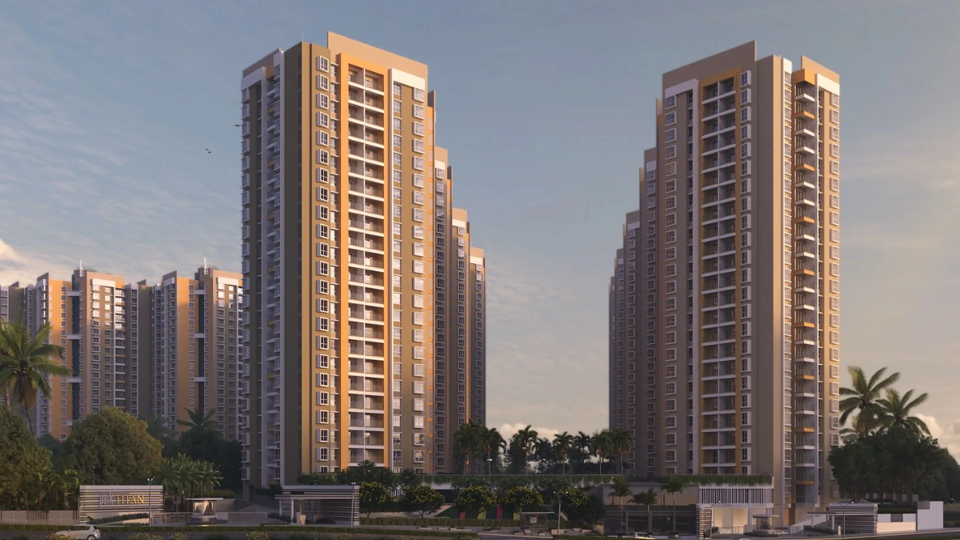
#> input picture images/hero-1.webp, 1920 x 1080 px, found by its file name (shown at 1/2 size)
$ python eliminate_forced_reflow_and_image_delivery.py
#> lines starting #> are read from the running program, lines starting #| are printed output that depends on the picture
#!/usr/bin/env python3
"""
scripts/eliminate_forced_reflow_and_image_delivery.py
Targeted elimination of remaining Lighthouse diagnostics:
1. Mobile hero image: generate hero-1-mobile.webp and use <picture> + responsive preload (eliminates 40 KiB oversized image)
2. Eliminate Forced Reflow: remove synchronous getBoundingClientRect() on load in compare slider
3. RAF-throttle scroll listeners
4. Defer Cloudflare beacon.min.js inside activateAnalytics
5. Guard hero panel slider on mobile
"""

from PIL import Image
import os
import re

def process():
    # 1. Generate mobile webp if not exists
    if not os.path.exists('images/hero-1-mobile.webp'):
        with Image.open('images/hero-1.webp') as im:
#> im is the input picture: PIL image 1920x1080 RGB; mean R, G, B 124.2, 116.6, 115.7
            mobile_im = im.resize((800, 450), Image.Resampling.LANCZOS)
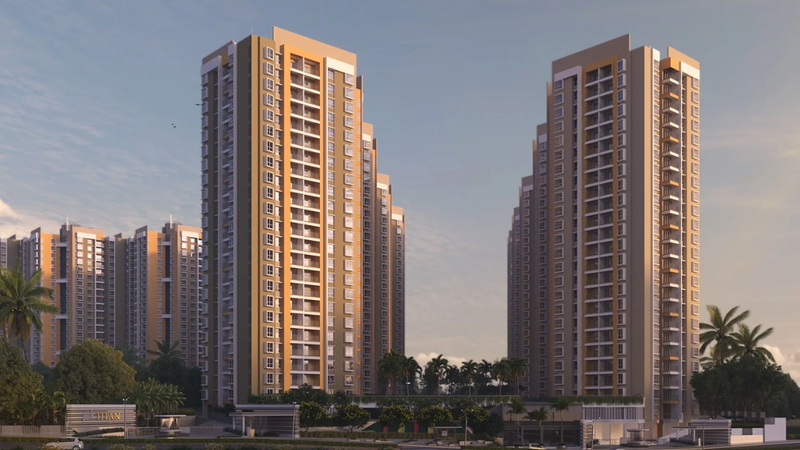
#> mobile_im: PIL image 800x450 RGB; mean R, G, B 124.2, 116.6, 115.7
            mobile_im.save('images/hero-1-mobile.webp', 'WEBP', quality=80)
        print("Generated images/hero-1-mobile.webp")

#> (the run stopped early here; a loop or call above may not have finished)

$ run again, with images/academy-badminton.webp copied over images/hero-1.webp
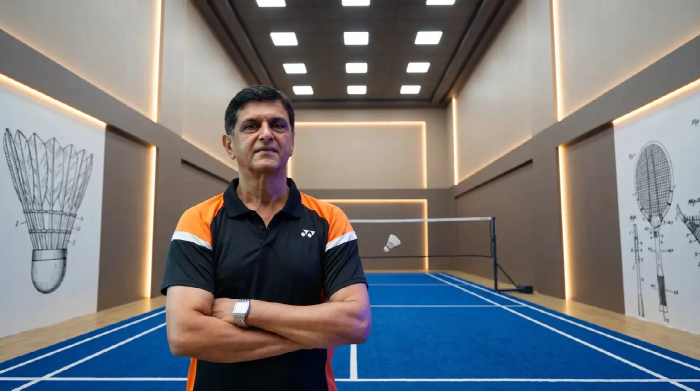
#> input picture images/academy-badminton.webp, 1400 x 781 px, found by its file name (shown at 1/2 size)
#> in process, im is the input picture: PIL image 1400x781 RGB; mean R, G, B 119.2, 120, 122.8
#> in process, `mobile_im = im.resize((800, 450), Image.Resampling.LANCZOS)`:
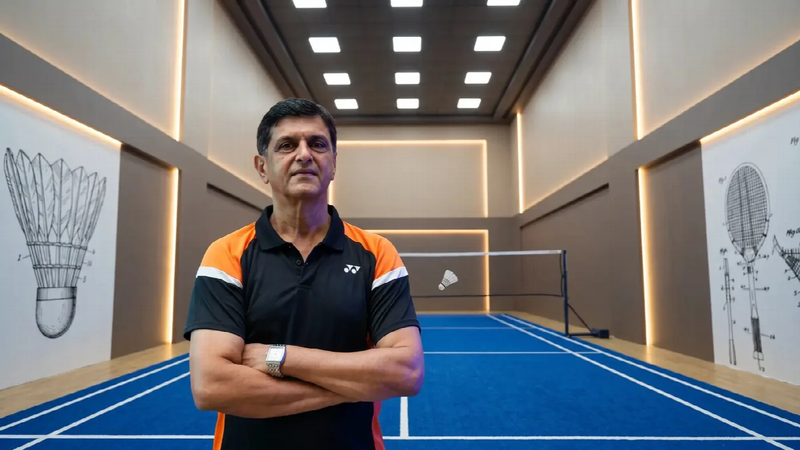
#> mobile_im: PIL image 800x450 RGB; mean R, G, B 119.1, 120, 122.8

$ run again, with images/academy-music.webp copied over images/hero-1.webp
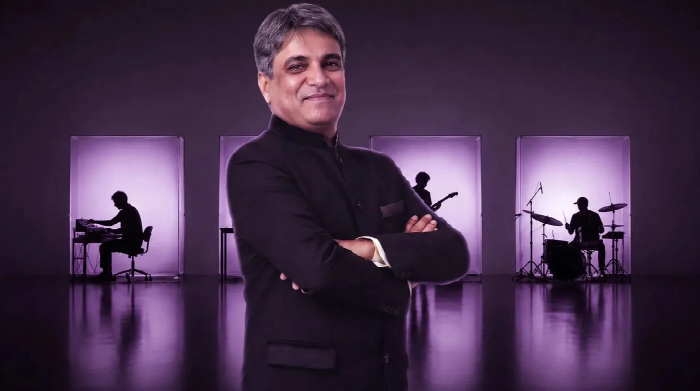
#> input picture images/academy-music.webp, 1400 x 781 px, found by its file name (shown at 1/2 size)
#> in process, im is the input picture: PIL image 1400x781 RGB; mean R, G, B 68.1, 47.4, 74
#> in process, `mobile_im = im.resize((800, 450), Image.Resampling.LANCZOS)`:
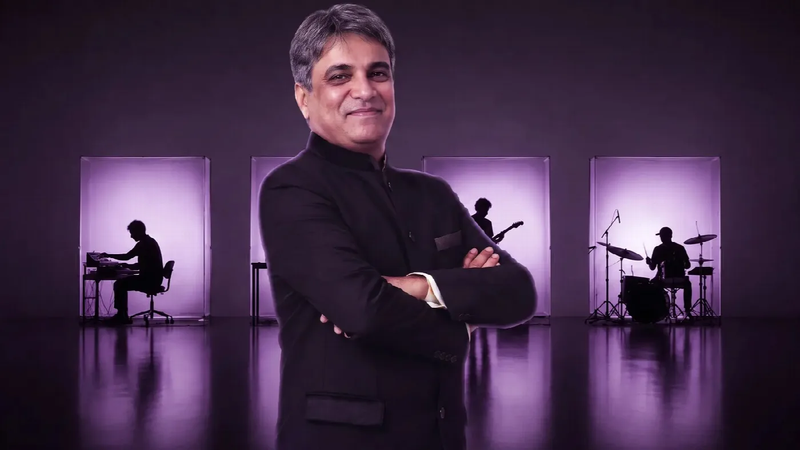
#> mobile_im: PIL image 800x450 RGB; mean R, G, B 68.1, 47.4, 74
